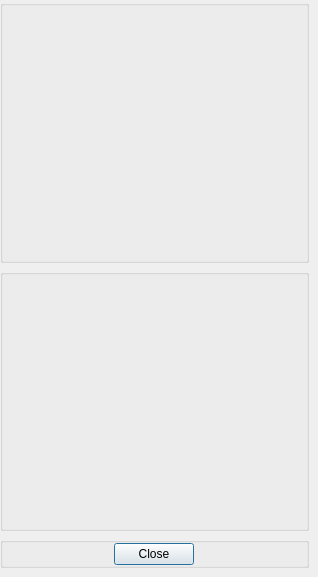
<?xml version="1.0" encoding="UTF-8"?>
<ui version="4.0">
 <class>About</class>
 <widget class="QDialog" name="About">
  <property name="geometry">
   <rect>
    <x>0</x>
    <y>0</y>
    <width>318</width>
    <height>577</height>
   </rect>
  </property>
  <property name="windowTitle">
   <string>About</string>
  </property>
  <property name="windowOpacity">
   <double>1.000000000000000</double>
  </property>
  <property name="styleSheet">
   <string notr="true"/>
  </property>
  <property name="modal">
   <bool>true</bool>
  </property>
  <layout class="QVBoxLayout" name="verticalLayout">
   <property name="spacing">
    <number>6</number>
   </property>
   <property name="leftMargin">
    <number>0</number>
   </property>
   <property name="topMargin">
    <number>0</number>
   </property>
   <property name="rightMargin">
    <number>9</number>
   </property>
   <property name="bottomMargin">
    <number>9</number>
   </property>
   <item>
    <widget class="QGroupBox" name="groupBoxZero">
     <property name="title">
      <string/>
     </property>
     <layout class="QHBoxLayout" name="horizontalLayout">
      <item>
       <widget class="QLabel" name="label">
        <property name="text">
         <string notr="true"/>
        </property>
        <property name="pixmap">
         <pixmap resource="../../resources.qrc">:/images/sqlmate.ico</pixmap>
        </property>
        <property name="scaledContents">
         <bool>true</bool>
        </property>
       </widget>
      </item>
     </layout>
    </widget>
   </item>
   <item>
    <widget class="QGroupBox" name="groupBoxZero_2">
     <property name="title">
      <string/>
     </property>
     <layout class="QHBoxLayout" name="horizontalLayout_3">
      <item>
       <widget class="QLabel" name="labelCredits">
        <property name="text">
         <string/>
        </property>
       </widget>
      </item>
     </layout>
    </widget>
   </item>
   <item>
    <widget class="QGroupBox" name="groupBoxZero_3">
     <property name="sizePolicy">
      <sizepolicy hsizetype="Preferred" vsizetype="Maximum">
       <horstretch>0</horstretch>
       <verstretch>0</verstretch>
      </sizepolicy>
     </property>
     <property name="title">
      <string/>
     </property>
     <layout class="QHBoxLayout" name="horizontalLayout_2">
      <property name="leftMargin">
       <number>0</number>
      </property>
      <property name="topMargin">
       <number>0</number>
      </property>
      <property name="rightMargin">
       <number>0</number>
      </property>
      <property name="bottomMargin">
       <number>0</number>
      </property>
      <item>
       <widget class="QPushButton" name="pushButtonClose">
        <property name="sizePolicy">
         <sizepolicy hsizetype="Maximum" vsizetype="Fixed">
          <horstretch>0</horstretch>
          <verstretch>0</verstretch>
         </sizepolicy>
        </property>
        <property name="text">
         <string>Close</string>
        </property>
       </widget>
      </item>
     </layout>
    </widget>
   </item>
  </layout>
 </widget>
 <resources>
  <include location="../../resources.qrc"/>
 </resources>
 <connections/>
</ui>
